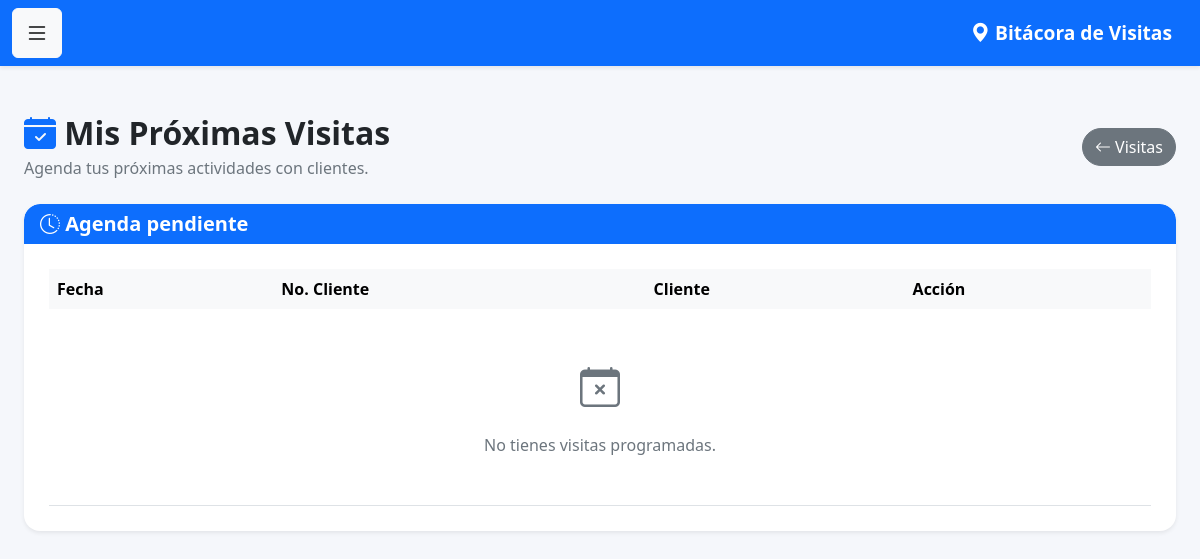
/mis_proximas_visitas (signed in), run on an earlier commit of the app's database.
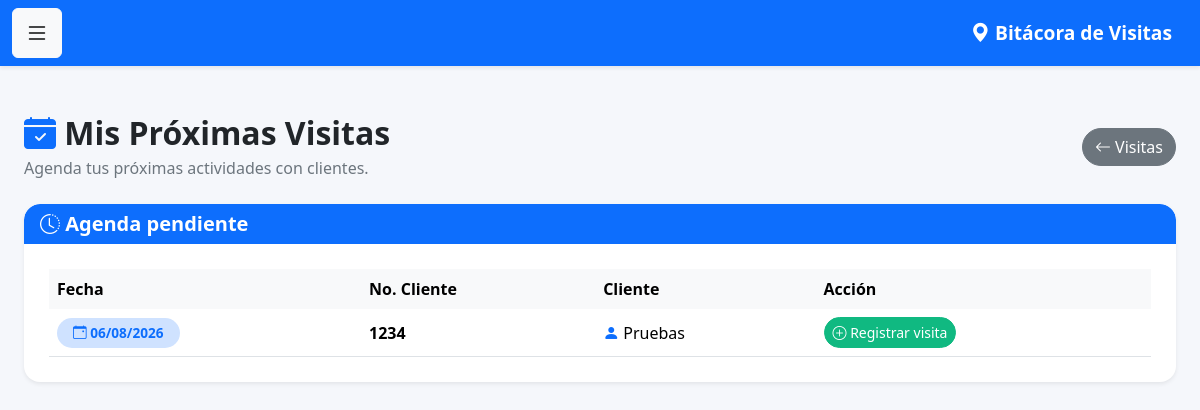
And on a later commit of the database.
### models.py (models this page shows)
class Visita(db.Model):
    __tablename__ = 'visitas'
    id = db.Column(
        db.Integer,
        primary_key=True
    )
    fecha = db.Column(
        db.DateTime,
        default=datetime.now
    )
    observaciones = db.Column(
        db.Text
    )
    venta_realizada = db.Column(
        db.Boolean,
        default=False
    )
    monto_venta = db.Column(
        db.Float,
        default=0
    )
    proxima_visita = db.Column(
        db.Date
    )
    cliente_id = db.Column(
        db.Integer,
        db.ForeignKey('clientes.id')
    )
    usuario_id = db.Column(
        db.Integer,
        db.ForeignKey('usuarios.id')
    )
    latitud = db.Column(
    db.String(50)
    )
    longitud = db.Column(
    db.String(50)
    )
    foto = db.Column(
    db.String(255)
    )
    cliente = db.relationship(
        'Cliente',
        backref='visitas'
    )
    usuario = db.relationship(
        'Usuario',
        backref='visitas'
    )

class Cliente(db.Model):
    __tablename__ = 'clientes'
    id = db.Column(
        db.Integer,
        primary_key=True
    )
    num_cliente = db.Column(
        db.String(20),
        unique=True,
        nullable=False
    )
    nombre = db.Column(
        db.String(150),
        nullable=False
    )
    grupo = db.Column(
        db.String(100)
    )
    canal = db.Column(
        db.String(100)
    )
    vendedor = db.Column(
        db.Integer
    )

### app.py (the view)
@app.route('/mis_proximas_visitas')
@login_required
def mis_proximas_visitas():
    visitas = Visita.query.filter(
        Visita.usuario_id == current_user.id,
        Visita.proxima_visita.isnot(None),
        Visita.proxima_visita >= date.today()
    ).order_by(
        Visita.proxima_visita.asc()
    ).all()
    return render_template(
        'mis_proximas_visitas.html',
        visitas=visitas
    )

### app.py (called while the page is built)
@login_manager.user_loader
def load_user(user_id):
    return Usuario.query.get(int(user_id))

### templates/mis_proximas_visitas.html (shortened to what this page needs)
{% extends 'base.html' %}
{% block contenido %}
<div class="container py-4">
    <div class="d-flex justify-content-between align-items-center mb-4">
        <div>
            <h2 class="fw-bold mb-1">
                <i class="bi bi-calendar-check-fill text-primary"></i>
                Mis Próximas Visitas
            </h2>
            <p class="text-muted mb-0">
                Agenda tus próximas actividades con clientes.
            </p>
        </div>
        <a href="{{ url_for('visitas') }}"
           class="btn btn-secondary rounded-pill">
            <i class="bi bi-arrow-left"></i>
            Visitas
        </a>
    </div>
    <div class="card shadow-sm border-0 rounded-4">
        <div class="card-header bg-primary text-white rounded-top-4">
            <h5 class="mb-0">
                <i class="bi bi-clock-history"></i>
                Agenda pendiente
            </h5>
        </div>
        <div class="card-body">
            <div class="table-responsive">
                <table class="table table-hover align-middle mb-0">
                    <thead class="table-light">
                        <tr>
                            <th>
                                Fecha
                            </th>
                            <th>
                                No. Cliente
                            </th>
                            <th>
                                Cliente
                            </th>
                            <th>
                                Acción
                            </th>
                        </tr>
                    </thead>
                    <tbody>
                    {% for visita in visitas %}
                        <tr>
                            <td>
                                <span class="badge bg-primary-subtle text-primary px-3 py-2">
                                    <i class="bi bi-calendar-event"></i>
                                    {{ visita.proxima_visita.strftime('%d/%m/%Y') }}
                                </span>
                            </td>
                            <td>
                                <strong>
                                    {{ visita.cliente.num_cliente }}
                                </strong>
                            </td>
                            <td>
                                <i class="bi bi-person-fill text-primary"></i>
                                {{ visita.cliente.nombre }}
                            </td>
                            <td>
                                <a href="{{ url_for('nueva_visita') }}"
                                   class="btn btn-sm btn-success rounded-pill">
                                    <i class="bi bi-plus-circle"></i>
                                    Registrar visita
                                </a>
                            </td>
                        </tr>
                    {% else %}
                        <tr>
                            <td colspan="4"
                                class="text-center text-muted py-5">
                                <i class="bi bi-calendar-x fs-1 d-block mb-3"></i>
                                No tienes visitas programadas.
                            </td>
                        </tr>
                    {% endfor %}
                    </tbody>
                </table>
            </div>
        </div>
    </div>
</div>
{% endblock %}

What changed in the data, as far as the page shows it:
added Visita: proxima_visita "06/08/2026", cliente.num_cliente "1234", cliente.nombre "Pruebas"
Also different on the page:
text no longer shown: "No tienes visitas programadas."
